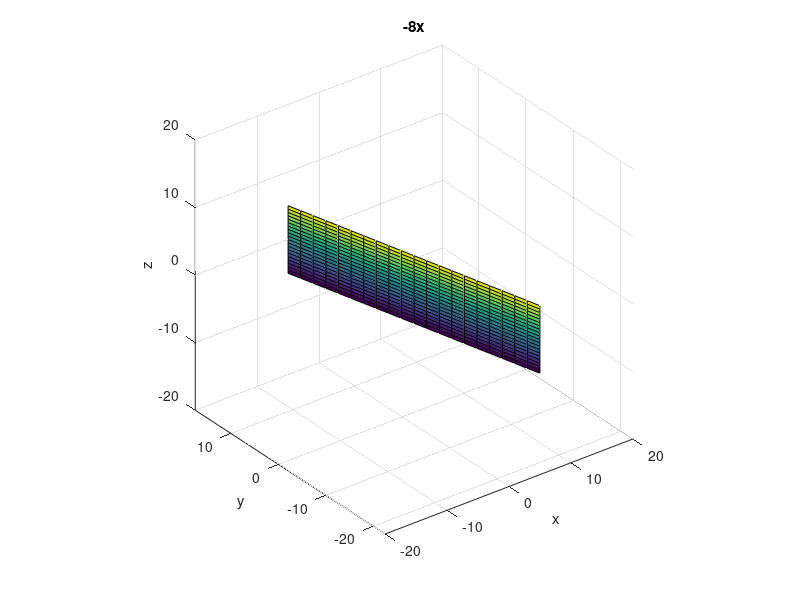

Source code (MATLAB):
clc; clear; close all;

% Define the range for x and y
x = -10:1:10;
y = -10:1:10;

% Create a grid of x and y values
[X, Y] = meshgrid(x, y);

% Define the plane equation z = ax + by + c
a = 1; % Coefficient for x
b = 0; % Coefficient for y
c = -9; % Constant term

% Calculate the corresponding z values
Z = a * X + b * Y + c;

% Plot the plane
surf(X, Y, Z);

% Add labels and title
xlabel('X-axis');
ylabel('Y-axis');
zlabel('Z-axis');
title('3D Plane Plot');

% Adjust the view
view(3);
grid on;

[x,z] = meshgrid(-5:0.5:5, -5:0.5:5);
y = -4*x -5/2;
surf(x,y,z);
xlabel('x');ylabel('y');zlabel('z');
title('-8x')
grid on; axis equal;